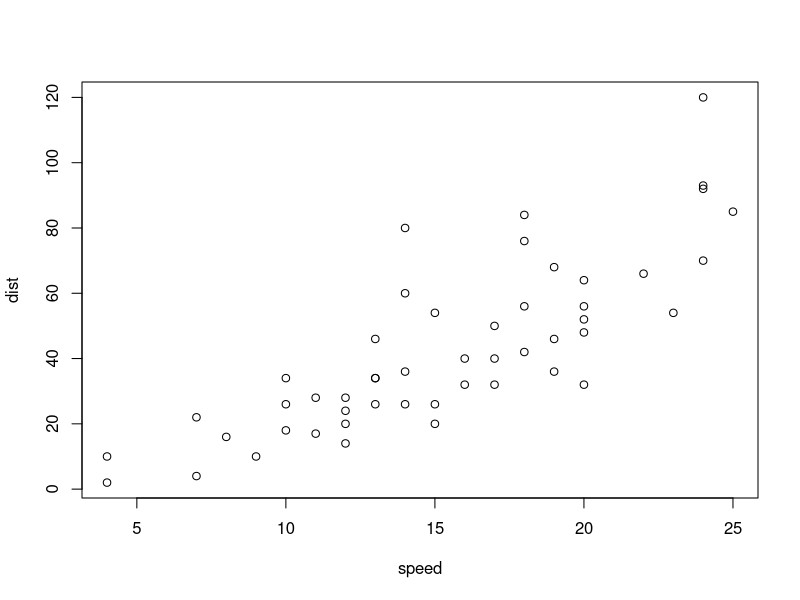
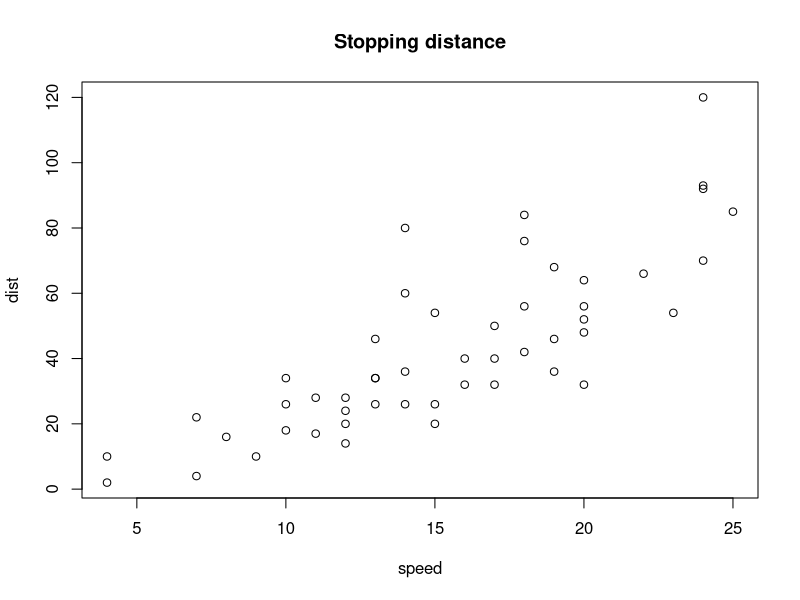

R code for these plots, in order:
## ---- chunk 1
plot(cars)
## ---- chunk 2
plot(cars, main = "Stopping distance")
